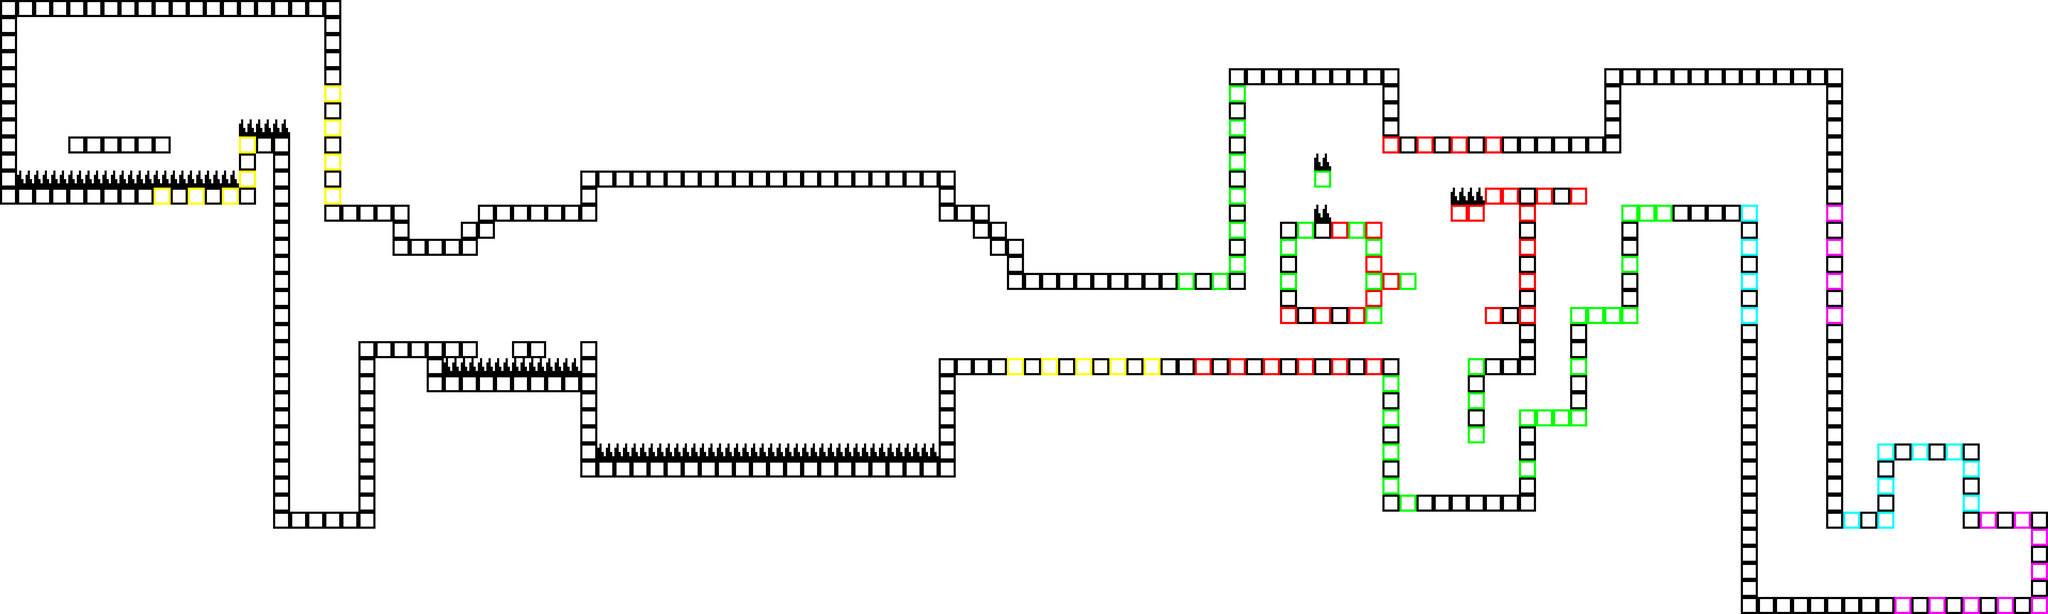

This game map was drawn from its Tiled (.tmx) file and the tilesets committed beside it. A one-line description and the trimmed map source follow:
An orthogonal 120x36 tile map with 64x64 px tiles, 4 tile layers (background, terrain, terrain_colored, hazzards) and 60 objects (32x color_door, 10x falling_platform, 6x text, 3x color_station, 3x laser, ...).

<map version="1.10" tiledversion="1.11.0" orientation="orthogonal" renderorder="right-down" width="120" height="36" tilewidth="64" tileheight="64" infinite="0" nextlayerid="6" nextobjectid="83">
 <tileset firstgid="1" source="demo_tiles.tsx" />
 <layer id="1" name="background" width="120" height="36">
  <data>[4320 cells, 4320 non-empty, 1 distinct tile ids]</data>
 </layer>
 <layer id="2" name="terrain" width="120" height="36">
  <data>[4320 cells, 490 non-empty, 1 distinct tile ids]</data>
 </layer>
 <layer id="5" name="terrain_colored" width="120" height="36">
  <data>[4320 cells, 107 non-empty, 5 distinct tile ids]</data>
 </layer>
 <layer id="3" name="hazzards" width="120" height="36">
  <data>[4320 cells, 48 non-empty, 1 distinct tile ids]</data>
 </layer>
 <objectgroup id="4" name="objects">
  <object id="1" name="box" x="428" y="300" width="40" height="40" />
  <object id="2" name="portal" x="7168" y="1728" width="128" height="64" />
  <object id="3" name="color_station" x="356" y="480" width="192" height="32">
   <properties>
    <property name="has_blue" type="bool" value="false" />
    <property name="has_green" type="bool" value="true" />
    <property name="has_red" type="bool" value="true" />
   </properties>
  </object>
  <object id="5" name="text" x="320" y="352" width="256" height="32">
   <properties>
    <property name="font_size" type="int" value="36" />
    <property name="text">Mix colors! 
RED + GREEN 
= YELLOW --&gt;</property>
   </properties>
  </object>
  <object id="6" name="color_door" gid="37" x="1088" y="576" width="64" height="64">
   <properties>
    <property name="color" value="Y" />
   </properties>
  </object>
  <object id="7" name="color_door" gid="37" x="1152" y="576" width="64" height="64">
   <properties>
    <property name="color" value="Y" />
   </properties>
  </object>
  <object id="8" name="jumppad" x="1088" y="1856" width="128" height="64" />
  <object id="10" name="jumppad" x="1216" y="1856" width="128" height="64" />
  <object id="11" name="text" x="1474" y="1152" width="256" height="32">
   <properties>
    <property name="font_size" type="int" value="36" />
    <property name="text" value="Watch your step!" />
   </properties>
  </object>
  <object id="12" name="falling_platform" x="1792" y="1280" width="128" height="32" />
  <object id="13" name="falling_platform" x="2048" y="1280" width="128" height="32" />
  <object id="14" name="falling_platform" x="2432" y="1216" width="128" height="32" />
  <object id="16" name="falling_platform" x="2240" y="1600" width="256" height="64" />
  <object id="17" name="falling_platform" x="2496" y="1600" width="256" height="64" />
  <object id="18" name="falling_platform" x="2752" y="1600" width="256" height="64" />
  <object id="19" name="falling_platform" x="3008" y="1600" width="256" height="64" />
  <object id="20" name="falling_platform" x="2816" y="1152" width="128" height="32" />
  <object id="21" name="falling_platform" x="3200" y="1280" width="128" height="32" />
  <object id="22" name="falling_platform" x="3264" y="1600" width="256" height="64" />
  <object id="23" name="laser" x="3776" y="1088" width="16" height="256">
   <properties>
    <property name="move_axis" value="x" />
    <property name="move_dist" type="int" value="560" />
    <property name="speed" type="int" value="256" />
   </properties>
  </object>
  <object id="24" name="button" x="3632" y="1312" width="32" height="32">
   <properties>
    <property name="target_id" type="int" value="23" />
   </properties>
  </object>
  <object id="25" name="text" x="3520" y="1104" width="256" height="32">
   <properties>
    <property name="font_size" type="int" value="36" />
    <property name="text">Touch button to 
turn off laser 
for 4 second!</property>
   </properties>
  </object>
  <object id="26" name="color_station" x="4416" y="1312" width="192" height="32">
   <properties>
    <property name="has_blue" type="bool" value="false" />
    <property name="has_green" type="bool" value="false" />
    <property name="has_red" type="bool" value="false" />
   </properties>
  </object>
  <object id="27" name="color_door" gid="34" x="4672" y="1344" width="64" height="64">
   <properties>
    <property name="color" value="R" />
   </properties>
  </object>
  <object id="28" name="color_door" gid="34" x="4672" y="1280" width="64" height="64">
   <properties>
    <property name="color" value="R" />
   </properties>
  </object>
  <object id="29" name="color_door" gid="35" x="4672" y="1216" width="64" height="64">
   <properties>
    <property name="color" value="G" />
   </properties>
  </object>
  <object id="30" name="color_door" gid="35" x="4672" y="1152" width="64" height="64">
   <properties>
    <property name="color" value="G" />
   </properties>
  </object>
  <object id="31" name="color_door" gid="34" x="4736" y="1344" width="64" height="64">
   <properties>
    <property name="color" value="R" />
   </properties>
  </object>
  <object id="32" name="color_door" gid="34" x="4736" y="1280" width="64" height="64">
   <properties>
    <property name="color" value="R" />
   </properties>
  </object>
  <object id="33" name="color_door" gid="35" x="4736" y="1216" width="64" height="64">
   <properties>
    <property name="color" value="G" />
   </properties>
  </object>
  <object id="34" name="color_door" gid="35" x="4736" y="1152" width="64" height="64">
   <properties>
    <property name="color" value="G" />
   </properties>
  </object>
  <object id="35" name="color_door" gid="35" x="5248" y="1408" width="64" height="64">
   <properties>
    <property name="color" value="G" />
   </properties>
  </object>
  <object id="36" name="color_door" gid="35" x="5312" y="1408" width="64" height="64">
   <properties>
    <property name="color" value="G" />
   </properties>
  </object>
  <object id="37" name="color_door" gid="35" x="5376" y="1408" width="64" height="64">
   <properties>
    <property name="color" value="G" />
   </properties>
  </object>
  <object id="38" name="color_door" gid="35" x="5440" y="1408" width="64" height="64">
   <properties>
    <property name="color" value="G" />
   </properties>
  </object>
  <object id="39" name="color_door" gid="34" x="5568" y="704.005" width="64" height="64">
   <properties>
    <property name="color" value="R" />
   </properties>
  </object>
  <object id="40" name="color_door" gid="34" x="5568" y="640.005" width="64" height="64">
   <properties>
    <property name="color" value="R" />
   </properties>
  </object>
  <object id="43" name="text" x="4416" y="1152" width="256" height="32">
   <properties>
    <property name="font_size" type="int" value="36" />
    <property name="text">Drop extra 
colors to 
pass!</property>
   </properties>
  </object>
  <object id="44" name="text" x="5248" y="1184" width="256" height="32">
   <properties>
    <property name="font_size" type="int" value="36" />
    <property name="text">Go up if 
you RED 
and go down 
if you GREEN</property>
   </properties>
  </object>
  <object id="45" name="portal" x="7552" y="2048" width="64" height="128" />
  <object id="52" name="color_door" gid="35" x="5952" y="832" width="64" height="64">
   <properties>
    <property name="color" value="G" />
   </properties>
  </object>
  <object id="53" name="color_door" gid="35" x="5952" y="768" width="64" height="64">
   <properties>
    <property name="color" value="G" />
   </properties>
  </object>
  </objectgroup>
</map>
<!-- 18 of 60 objects omitted -->
